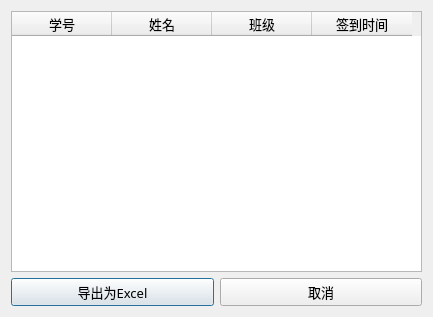
<?xml version="1.0" encoding="UTF-8"?>
<ui version="4.0">
 <class>Dialog</class>
 <widget class="QDialog" name="Dialog">
  <property name="geometry">
   <rect>
    <x>0</x>
    <y>0</y>
    <width>433</width>
    <height>317</height>
   </rect>
  </property>
  <property name="windowTitle">
   <string>学生签到信息</string>
  </property>
  <layout class="QVBoxLayout" name="verticalLayout_2">
   <item>
    <layout class="QVBoxLayout" name="verticalLayout">
     <item>
      <widget class="QTableWidget" name="tableWidget">
       <property name="font">
        <font>
         <family>微软雅黑</family>
         <pointsize>10</pointsize>
        </font>
       </property>
       <column>
        <property name="text">
         <string>学号</string>
        </property>
        <property name="textAlignment">
         <set>AlignCenter</set>
        </property>
       </column>
       <column>
        <property name="text">
         <string>姓名</string>
        </property>
        <property name="textAlignment">
         <set>AlignCenter</set>
        </property>
       </column>
       <column>
        <property name="text">
         <string>班级</string>
        </property>
        <property name="textAlignment">
         <set>AlignCenter</set>
        </property>
       </column>
       <column>
        <property name="text">
         <string>签到时间</string>
        </property>
        <property name="textAlignment">
         <set>AlignCenter</set>
        </property>
       </column>
      </widget>
     </item>
     <item>
      <layout class="QHBoxLayout" name="horizontalLayout">
       <item>
        <widget class="QPushButton" name="pushButton_2">
         <property name="font">
          <font>
           <family>微软雅黑</family>
           <pointsize>10</pointsize>
          </font>
         </property>
         <property name="text">
          <string>导出为Excel</string>
         </property>
         <property name="default">
          <bool>true</bool>
         </property>
        </widget>
       </item>
       <item>
        <widget class="QPushButton" name="pushButton">
         <property name="font">
          <font>
           <family>微软雅黑</family>
           <pointsize>10</pointsize>
          </font>
         </property>
         <property name="text">
          <string>取消</string>
         </property>
        </widget>
       </item>
      </layout>
     </item>
    </layout>
   </item>
  </layout>
 </widget>
 <resources/>
 <connections/>
</ui>
